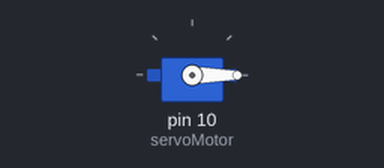
Bench run of a sketch on a simulated Arduino Uno, built with avr-gcc and run on an emulated ATmega328P. Parts: servo. What the sketch prints to the serial monitor is not drawn.

Above: at 0.05 s.
Timing chart, 0 to 4.6 s (numbered marks = the images above):
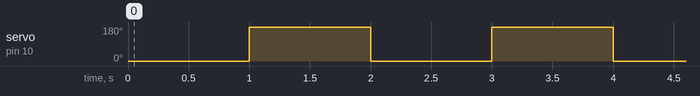

Measured:
- by itself, servo on pin 10 (servoMotor): alternates 180° for 1.0 s and 0° for 1.0 s

The sketch:

servo_motor.ino
```cpp
// Country: Brasil
// State: Pernambuco
// Developer: Matheus Johann Araújo
// Date: 2017-10-13

// Incluíndo biblioteca Servo
#include <Servo.h>

// Declarando variável do tipo Servo
Servo servoMotor;

// Função principal e de execução única
void setup(){
  // Iniciando comunicação serial com taxa de bits 9600
  Serial.begin(9600);
  // Função que informa o pino (porta) que o servo está conectado
  servoMotor.attach(10);
}

// Função secundária e de repetição infinita
void loop(){
  // Imprimindo na comunicação serial, que o servo irá para 0 grau
  Serial.println("Servo motor indo para 0º");
  // Escrevendo o ângulo no servo - Zero Grau
  servoMotor.write(0);
  // Espera um segundo (1s = 1000ms)
  delay(1000);
  // Imprimindo na comunicação serial, que o servo irá para 180 graus
  Serial.println("Servo motor indo para 180º");
  // Escrevendo o ângulo no servo - Cento e Oitenta Graus
  servoMotor.write(180);
  // Espera um segundo (1s = 1000ms)
  delay(1000);
}
```
